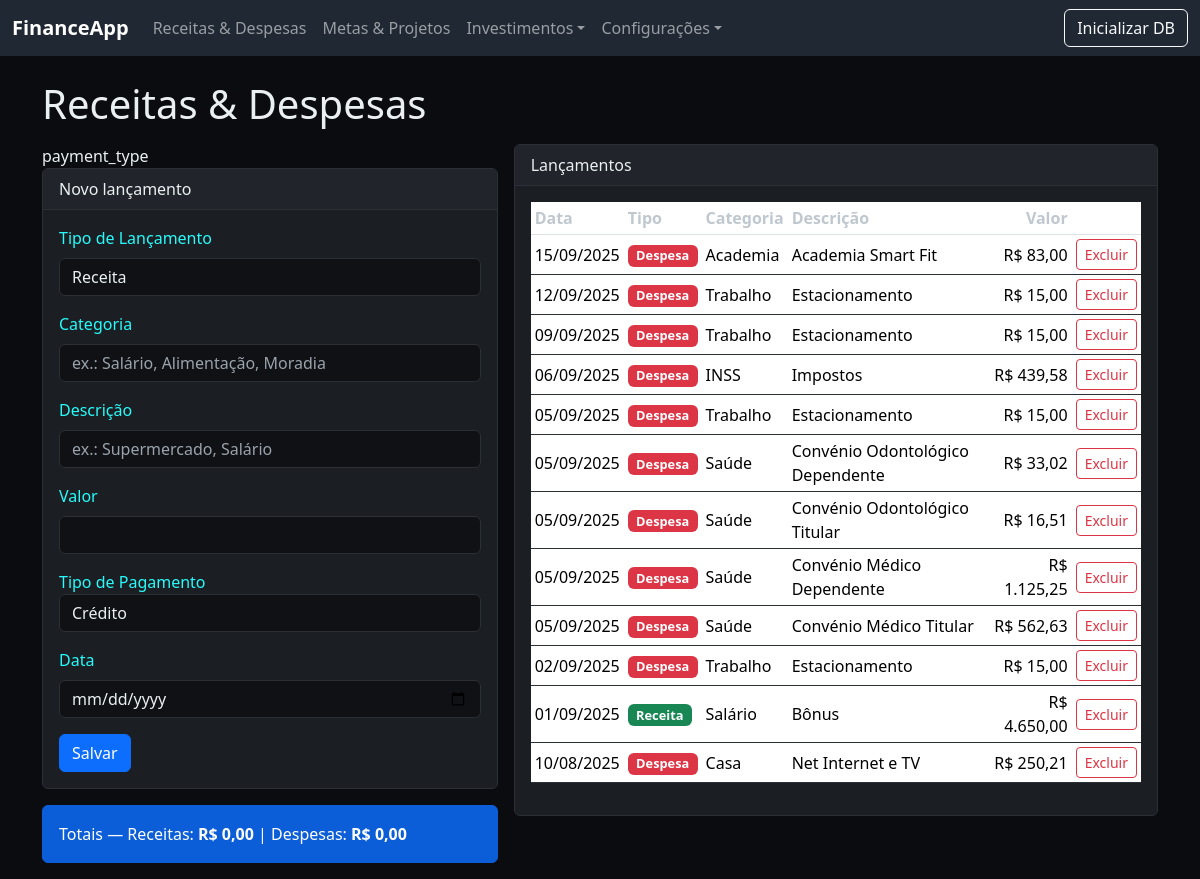
The app's page /transacoes, older data.
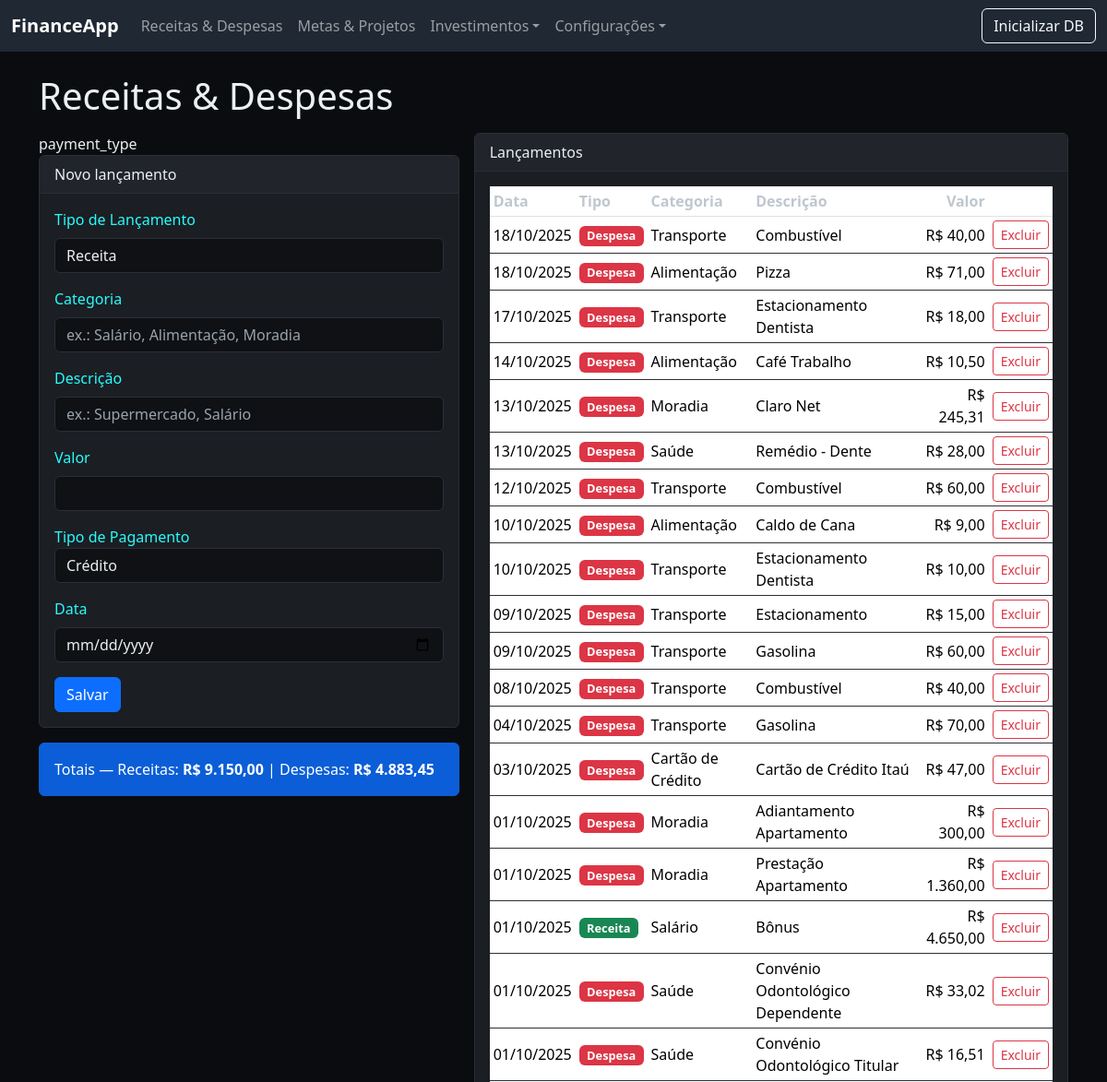
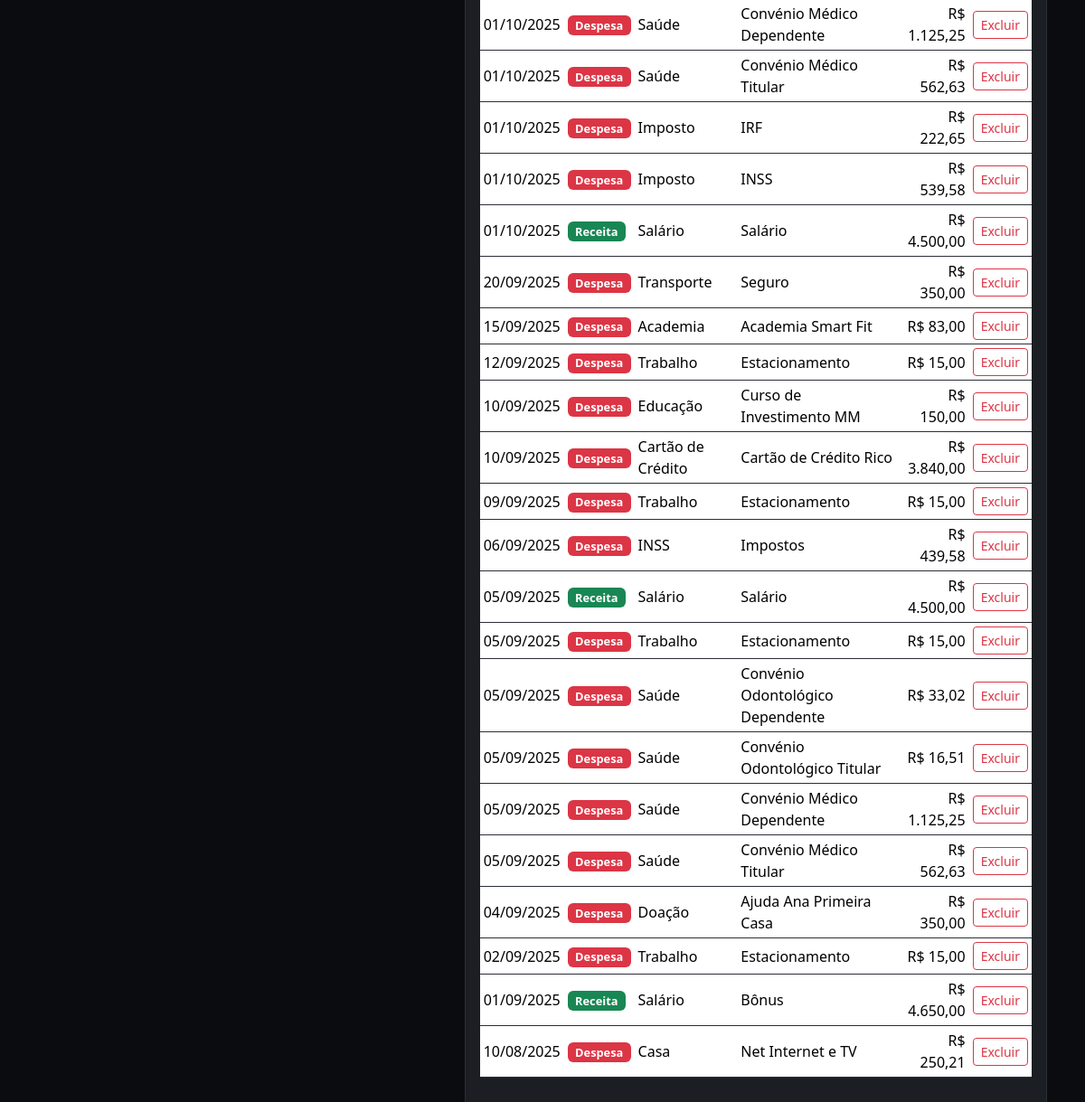
The same page, newer data (2 pictures, top to bottom).
### app.py (models this page shows)
class Transaction(db.Model):
    __tablename__ = 'transactions'
    id = db.Column(db.Integer, primary_key=True)
    tipo = db.Column(db.String(20), nullable=False)  # 'receita' ou 'despesa'
    categoria = db.Column(db.String(50), nullable=True)  # opcional (ex: alimentação, salário)
    descricao = db.Column(db.String(200), nullable=False)
    valor = db.Column(db.Float, nullable=False)
    data = db.Column(db.Date, nullable=False, default=date)
    cd_payment_type = db.Column(db.Integer, nullable=True)

### app.py (the view, shortened to what this page needs)
@app.route('/transacoes', methods=['GET', 'POST'])
def transacoes():
    dt_ini = (date.today().year, date.today().month, 1)
    dt_fim= date.today()
    dt_ini2 = date(*dt_ini)
    print("teste ", type(dt_ini2), type(dt_fim))
    print("teste ", dt_ini2, dt_fim)
    trans = Transaction.query.order_by(Transaction.data.desc(), Transaction.id.desc()).all()
    trans_total = Transaction.query.filter(Transaction.data >= dt_ini2,
                                           Transaction.data <= dt_fim).all()
    print("teste ", trans_total)
    total_receitas = sum(t.valor for t in trans_total if t.tipo == 'receita')
    total_despesas = sum(t.valor for t in trans_total if t.tipo == 'despesa')
    payment_tp = payment_type.query.all()
    return render_template('transacoes.html', transacoes=trans, total_receitas=total_receitas, total_despesas=total_despesas, payment_type=payment_tp,)

### app.py (called while the page is built)
def money(n):
    return f"R$ {n:,.2f}".replace(",", "X").replace(".", ",").replace("X", ".")

### templates/transacoes.html (shortened to what this page needs)
{% extends "base.html" %}
{% block content %}
<h1 class="mb-3">Receitas & Despesas</h1>
<div class="row g-3">
  <div class="col-md-5">payment_type
    <div class="card">
      <div class="card-header">Novo lançamento</div>
      <div class="card-body">
        <form method="post">
          <div class="mb-3">
            <label class="form-label">Tipo de Lançamento</label>
            <select class="form-select" name="tipo" required>
              <option value="receita">Receita</option>
            </select>
          </div>
          <div class="mb-3">
            <label class="form-label">Categoria</label>
            <input class="form-control" name="categoria" placeholder="ex.: Salário, Alimentação, Moradia">
          </div>
          <div class="mb-3">
            <label class="form-label">Descrição</label>
            <input class="form-control" name="descricao" required placeholder="ex.: Supermercado, Salário">
          </div>
          <div class="mb-3">
            <label class="form-label">Valor</label>
            <input type="number" step="0.01" class="form-control" name="valor" required>
          </div>
          <div class="mb-3">
            <label class="from-label">Tipo de Pagamento</label>
            <select  step="0.01" class="form-control" name="tipo_pagamento">
              {% for pay_tp in payment_type %}
              <option>{{ pay_tp.name_payment_type }}</option>
              {% endfor %}
            </select>
          </div>
          <div class="mb-3">
            <label class="form-label">Data</label>
            <input type="date" class="form-control" name="data">
          </div>
          <button class="btn btn-primary">Salvar</button>
        </form>
      </div>
    </div>
    <div class="mt-3">
      <div class="alert alert-info">Totais — Receitas: <strong>{{ total_receitas|money }}</strong> | Despesas: <strong>{{ total_despesas|money }}</strong></div>
    </div>
  </div>
  <div class="col-md-7">
    <div class="card">
      <div class="card-header">Lançamentos</div>
      <div class="card-body table-responsive">
        <table class="table table-sm align-middle">
          <thead><tr><th>Data</th><th>Tipo</th><th>Categoria</th><th>Descrição</th><th class="text-end">Valor</th><th></th></tr></thead>
          <tbody>
            {% for t in transacoes %}
            <tr>
              <td>{{ t.data.strftime('%d/%m/%Y') }}</td>
              <td><span class="badge {{ 'bg-success' if t.tipo=='receita' else 'bg-danger' }}">{{ t.tipo.title() }}</span></td>
              <td>{{ t.categoria or '-' }}</td>
              <td>{{ t.descricao }}</td>
              <td class="text-end">{{ t.valor|money }}</td>
              <td class="text-end">
                <form method="post" action="{{ url_for('excluir_transacao', tid=t.id) }}" onsubmit="return confirm('Excluir este lançamento?')">
                  <button class="btn btn-sm btn-outline-danger">Excluir</button>
                </form>
              </td>
            </tr>
            {% endfor %}
          </tbody>
        </table>
      </div>
    </div>
  </div>
</div>
{% endblock %}

### templates/base.html (shortened to what this page needs)
<!doctype html>
<html lang="pt-br">
<head>
  <link href="https://cdn.jsdelivr.net/npm/bootstrap@5.3.2/dist/css/bootstrap.min.css" rel="stylesheet">
  <link rel="stylesheet" href="{{ url_for('static', filename='styles.css') }}">
</head>
<body>
<nav class="navbar navbar-expand-lg navbar-dark bg-dark mb-4">
  <div class="container-fluid">
    <a class="navbar-brand fw-bold" href="{{ url_for('dashboard') }}">FinanceApp</a>
    <div class="collapse navbar-collapse" id="nav">
      <ul class="navbar-nav me-auto mb-2 mb-lg-0">
        <li class="nav-item"><a class="nav-link" href="{{ url_for('transacoes') }}">Receitas & Despesas</a></li>
        <li class="nav-item"><a class="nav-link" href="{{ url_for('metas') }}">Metas & Projetos</a></li>
        <li class="nav-item dropdown">
          <a class="nav-link dropdown-toggle" href="#" role="button" data-bs-toggle="dropdown" aria-expanded="false">Investimentos</a>
        <li>
        <li class="nav-item dropdown">
          <a class="nav-link dropdown-toggle" href="#" role="button" data-bs-toggle="dropdown" aria-expanded="false">Configurações</a>
        </li>
      </ul>
      <a class="btn btn-outline-light" href="{{ url_for('init_db') }}">Inicializar DB</a>
    </div>
  </div>
</nav>
<div class="container">
  {% block content %}{% endblock %}
</div>
</body>
</html>

### static/styles.css (style rules this page uses)
body { background: #0b0c10; color: #eaf0f1; }
.navbar { background: #1f2833 !important; }
.card { background: #1b1e23; border: 1px solid #2b2f36; color:#28fbfb }
.card-header { background: #21252b; color: #eaf0f1; border-bottom: 1px solid #2b2f36; }
.table { color: #eaf0f1; }
.table thead th { color: #bfc7cf; }
.table tbody tr { border-color: #2b2f36 }
.alert-info { background: #0b5ed7; border-color: #0b5ed7; color: #fff; }
.badge { font-size: .8rem; }
.btn-outline-danger { border-color: #dc3545; color: #dc3545; }
a, .btn-link { color: #66fcf1; }
.form-control, .form-select { background: #0f1115; color: #eaf0f1; border: 1px solid #2b2f36; }
.form-control::placeholder { color: #9aa3ac; }

Row changes from the older to the newer data that the page shows:
added Transaction: data "18/10/2025", tipo "Despesa", categoria "Transporte", descricao "Combustível", valor "R$ 40,00"
added Transaction: data "18/10/2025", tipo "Despesa", categoria "Alimentação", descricao "Pizza", valor "R$ 71,00"
added Transaction: data "17/10/2025", tipo "Despesa", categoria "Transporte", descricao "Estacionamento Dentista", valor "R$ 18,00"
added Transaction: data "14/10/2025", tipo "Despesa", categoria "Alimentação", descricao "Café Trabalho", valor "R$ 10,50"
added Transaction: data "13/10/2025", tipo "Despesa", categoria "Moradia", descricao "Claro Net", valor "R$ 245,31"
added Transaction: data "13/10/2025", tipo "Despesa", categoria "Saúde", descricao "Remédio - Dente", valor "R$ 28,00"
added Transaction: data "12/10/2025", tipo "Despesa", categoria "Transporte", descricao "Combustível", valor "R$ 60,00"
added Transaction: data "10/10/2025", tipo "Despesa", categoria "Alimentação", descricao "Caldo de Cana", valor "R$ 9,00"
added Transaction: data "10/10/2025", tipo "Despesa", categoria "Transporte", descricao "Estacionamento Dentista", valor "R$ 10,00"
added Transaction: data "09/10/2025", tipo "Despesa", categoria "Transporte", descricao "Estacionamento", valor "R$ 15,00"
added Transaction: data "09/10/2025", tipo "Despesa", categoria "Transporte", descricao "Gasolina", valor "R$ 60,00"
added Transaction: data "08/10/2025", tipo "Despesa", categoria "Transporte", descricao "Combustível", valor "R$ 40,00"
added Transaction: data "04/10/2025", tipo "Despesa", categoria "Transporte", descricao "Gasolina", valor "R$ 70,00"
added Transaction: data "03/10/2025", tipo "Despesa", categoria "Cartão de Crédito", descricao "Cartão de Crédito Itaú", valor "R$ 47,00"
added Transaction: data "01/10/2025", tipo "Despesa", categoria "Moradia", descricao "Adiantamento Apartamento", valor "R$ 300,00"
added Transaction: data "01/10/2025", tipo "Despesa", categoria "Moradia", descricao "Prestação Apartamento", valor "R$ 1.360,00"
added Transaction: data "01/10/2025", tipo "Receita", categoria "Salário", descricao "Bônus", valor "R$ 4.650,00"
added Transaction: data "01/10/2025", tipo "Despesa", categoria "Saúde", descricao "Convénio Odontológico Dependente", valor "R$ 33,02"
added Transaction: data "01/10/2025", tipo "Despesa", categoria "Saúde", descricao "Convénio Odontológico Titular", valor "R$ 16,51"
added Transaction: data "01/10/2025", tipo "Despesa", categoria "Saúde", descricao "Convénio Médico Dependente", valor "R$ 1.125,25"
added Transaction: data "01/10/2025", tipo "Despesa", categoria "Saúde", descricao "Convénio Médico Titular", valor "R$ 562,63"
added Transaction: data "01/10/2025", tipo "Despesa", categoria "Imposto", descricao "IRF", valor "R$ 222,65"
added Transaction: data "01/10/2025", tipo "Despesa", categoria "Imposto", descricao "INSS", valor "R$ 539,58"
added Transaction: data "01/10/2025", tipo "Receita", categoria "Salário", descricao "Salário", valor "R$ 4.500,00"
added Transaction: data "20/09/2025", tipo "Despesa", categoria "Transporte", descricao "Seguro", valor "R$ 350,00"
added Transaction: data "10/09/2025", tipo "Despesa", categoria "Educação", descricao "Curso de Investimento MM", valor "R$ 150,00"
added Transaction: data "10/09/2025", tipo "Despesa", categoria "Cartão de Crédito", descricao "Cartão de Crédito Rico", valor "R$ 3.840,00"
added Transaction: data "05/09/2025", tipo "Receita", categoria "Salário", descricao "Salário", valor "R$ 4.500,00"
added Transaction: data "04/09/2025", tipo "Despesa", categoria "Doação", descricao "Ajuda Ana Primeira Casa", valor "R$ 350,00"
Text that changed along with them:
{{ total_receitas|money }}: "R$ 0,00" → "R$ 9.150,00"
{{ total_despesas|money }}: "R$ 0,00" → "R$ 4.883,45"
